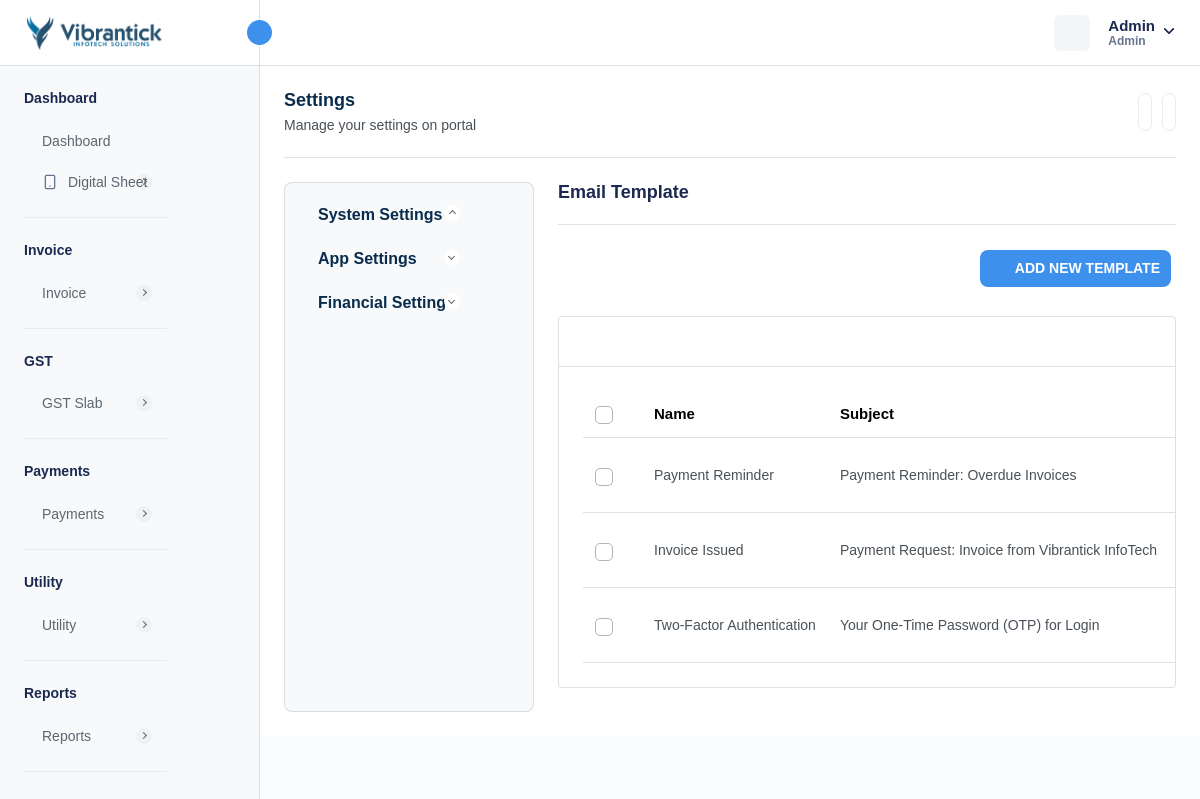
The app's page /email-template-settings.php (signed in) with its own data.
### tables this page shows
CREATE TABLE `company_settings` (
  `company_id` int NOT NULL AUTO_INCREMENT,
  `company_name` varchar(255) DEFAULT NULL,
  `company_email` varchar(255) DEFAULT NULL,
  `company_phone` varchar(20) DEFAULT NULL,
  `company_website` varchar(255) DEFAULT NULL,
  `company_logo` varchar(255) DEFAULT NULL,
  `favicon` varchar(255) DEFAULT NULL,
  `address` text,
  `country` varchar(100) DEFAULT NULL,
  `state` varchar(100) DEFAULT NULL,
  `city` varchar(100) DEFAULT NULL,
  `postal_code` varchar(20) DEFAULT NULL,
  `created_at` timestamp NULL DEFAULT CURRENT_TIMESTAMP,
  `updated_at` timestamp NULL DEFAULT CURRENT_TIMESTAMP ON UPDATE CURRENT_TIMESTAMP,
  PRIMARY KEY (`company_id`)
);

CREATE TABLE `email_template` (
  `idemail_template` int NOT NULL AUTO_INCREMENT,
  `email_template_title` varchar(255) DEFAULT NULL,
  `email_template_subject` varchar(255) DEFAULT NULL,
  `content_1` longtext,
  `content_2` longtext,
  `type` enum('REMINDER','ISSUED','2FA') DEFAULT NULL,
  `created_at` timestamp NULL DEFAULT CURRENT_TIMESTAMP,
  `update_at` timestamp NULL DEFAULT NULL ON UPDATE CURRENT_TIMESTAMP,
  `is_active` int DEFAULT '1',
  PRIMARY KEY (`idemail_template`)
);

### email-template-settings.php (the view, shortened to what this page needs)
<?php
require "./database/config.php";
try {
    $stmtFetchCompanySettings = $db->prepare("SELECT * FROM company_settings");
    $stmtFetchCompanySettings->execute();
    $companySettings = $stmtFetchCompanySettings->get_result()->fetch_array(MYSQLI_ASSOC);
    $stmtFetchEmailTemplate = $db->prepare("SELECT *  FROM email_template");
    $stmtFetchEmailTemplate->execute();
    $emailTemplates = $stmtFetchEmailTemplate->get_result()->fetch_all(MYSQLI_ASSOC);
} catch (Exception $e) {
    $_SESSION['error'] = $e->getMessage();
}
?>
<!DOCTYPE html>
<html lang="en">
<head>
    <link rel="stylesheet" href="assets/css/bootstrap.min.css" />
    <link rel="stylesheet" href="assets/css/animate.css" />
    <link rel="stylesheet" href="assets/plugins/select2/css/select2.min.css" />
    <link rel="stylesheet" href="assets/plugins/summernote/summernote-bs4.min.css" />
    <link rel="stylesheet" href="assets/css/bootstrap-datetimepicker.min.css" />
    <link rel="stylesheet" href="assets/css/dataTables.bootstrap5.min.css" />
    <link rel="stylesheet" href="assets/plugins/fontawesome/css/fontawesome.min.css" />
    <link rel="stylesheet" href="assets/plugins/fontawesome/css/all.min.css" />
    <link rel="stylesheet" href="assets/css/style.css" />
    <link rel="stylesheet" href="https://cdn.jsdelivr.net/npm/notyf@3/notyf.min.css" />
    <link href="https://cdn.jsdelivr.net/npm/quill@2.0.3/dist/quill.snow.css" rel="stylesheet" />
</head>
<body>
    <div class="main-wrapper">
        <div class="header">
            <?php require_once("header.php"); ?>
        </div>
        <div class="sidebar" id="sidebar">
            <?php require_once("sidebar.php"); ?>
        </div>
        <div class="page-wrapper">
            <div class="content settings-content">
                <div class="page-header settings-pg-header">
                    <div class="add-item d-flex">
                        <div class="page-title">
                            <h4>Settings</h4>
                            <h6>Manage your settings on portal</h6>
                        </div>
                    </div>
                    <ul class="table-top-head">
                        <li>
                            <a data-bs-toggle="tooltip" data-bs-placement="top" title="Refresh"></a>
                        </li>
                        <li>
                            <a data-bs-toggle="tooltip" data-bs-placement="top" title="Collapse" id="collapse-header"></a>
                        </li>
                    </ul>
                </div>
                <div class="row">
                    <div class="col-xl-12">
                        <div class="settings-wrapper d-flex">
                            <div class="sidebars settings-sidebar theiaStickySidebar" id="sidebar2">
                                <div class="sidebar-inner slimscroll">
                                    <div id="sidebar-menu5" class="sidebar-menu">
                                        <ul>
                                            <li class="submenu-open">
                                                <?php
                                                require("./settings-siderbar.php");
                                                ?>
                                            </li>
                                        </ul>
                                    </div>
                                </div>
                            </div>
                            <div class="settings-page-wrap w-50">
                                <div class="setting-title">
                                    <h4>Email Template</h4>
                                </div>
                                <div class="page-header bank-settings justify-content-end">
                                    <div class="page-btn">
                                        <a href="#" class="btn btn-added" data-bs-toggle="modal"
                                            data-bs-target="#add-tax"><i data-feather="plus-circle" class="me-2"></i>Add
                                            New
                                            Template</a>
                                    </div>
                                </div>
                                <div class="row">
                                    <div class="col-lg-12">
                                        <div class="card table-list-card">
                                            <div class="card-body">
                                                <div class="table-top">
                                                    <div class="search-set">
                                                        <div class="search-input">
                                                            <a href="" class="btn btn-searchset"></a>
                                                        </div>
                                                    </div>
                                                </div>
                                                <div class="table-responsive">
                                                    <table class="table datanew">
                                                        <thead>
                                                            <tr>
                                                                <th class="no-sort">
                                                                    <label class="checkboxs">
                                                                        <span class="checkmarks"></span>
                                                                    </label>
                                                                </th>
                                                                <th>Name</th>
                                                                <th>Subject</th>
                                                                <th>Status</th>
                                                            </tr>
                                                        </thead>
                                                        <tbody>
                                                            <?php foreach ($emailTemplates as $template): ?>
                                                                <tr>
                                                                    <td>
                                                                        <label class="checkboxs">
                                                                            <span class="checkmarks"></span>
                                                                        </label>
                                                                    </td>
                                                                    <td><?= $template['email_template_title'] ?></td>
                                                                    <td><?= $template['email_template_subject'] ?></td>
                                                                    <td>
                                                                    </td>
                                                                </tr>
                                                            <?php endforeach; ?>
                                                        </tbody>
                                                    </table>
                                                </div>
                                            </div>
                                        </div>
                                    </div>
                                </div>
                            </div>
                        </div>
                    </div>
                </div>
            </div>
        </div>
    </div>
</body>
</html>

### header.php (shortened to what this page needs)
<div class="header">
    <div class="header-left active">
        <a href="<?= getenv("BASE_URL") . "dashboard" ?>" class="logo logo-normal">
            <img src="<?= isset($companySettings['company_logo']) ? $companySettings['company_logo'] : "assets/img/logo/vis-logo.png" ?>"
                alt="" />
        </a>
        <a id="toggle_btn" href="javascript:void(0);">
            <i data-feather="chevrons-left" class="feather-16"></i>
        </a>
    </div>
    <ul class="nav user-menu">
        <li class="nav-item nav-item-box">
            <a href="javascript:void(0);" id="btnFullscreen">
            </a>
        </li>
        <li class="nav-item dropdown has-arrow main-drop">
            <a href="javascript:void(0);" class="dropdown-toggle nav-link userset" data-bs-toggle="dropdown">
                <span class="user-info">
                    <span class="user-detail">
                        <span
                            class="user-name"><?php echo isset($_SESSION['admin_name']) ? $_SESSION['admin_name'] : "Vibrantick" ?></span>
                        <span
                            class="user-role"><?php echo isset($_SESSION['admin_role']) ? $_SESSION['admin_role'] : "Admin" ?></span>
                    </span>
                </span>
            </a>
        </li>
    </ul>
</div>

### records on screen
company_settings: company_logo (picture)
email_template: email_template_title "Payment Reminder", email_template_subject "Payment Reminder: Overdue Invoices"
email_template: email_template_title "Invoice Issued", email_template_subject "Payment Request: Invoice from Vibrantick InfoTech"
email_template: email_template_title "Two-Factor Authentication", email_template_subject "Your One-Time Password (OTP) for Login"

### other values on screen
$_SESSION['admin_name'] "Admin"
$_SESSION['admin_role'] "Admin"
